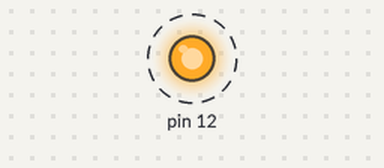
A sketch run on a simulated Arduino Uno, built with avr-gcc and run on an emulated ATmega328P. Shown: output pins drawn as LEDs (lit = HIGH). Dashed ring = blinking.

Above: at 2.3 s.
Timing chart, 0 to 5.1 s (numbered marks = the images above):
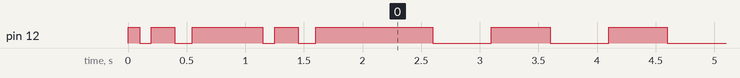

Measured:
- by itself, pin 12: moves between LOW and HIGH, repeating every 52.0 s

The sketch:

Startup-Eye.ino
```cpp
void setup() {
pinMode(12,OUTPUT);
startupeye();
startupeye();
}

void loop() {

digitalWrite(12,HIGH);
delay(500);
digitalWrite(12,LOW);
delay(500);
}

void startupeye() {
  digitalWrite(12,HIGH);
delay(100);
digitalWrite(12,LOW);
delay(100);
  digitalWrite(12,HIGH);
delay(200);
digitalWrite(12,LOW);
delay(150);
  digitalWrite(12,HIGH);
delay(500); }
```
